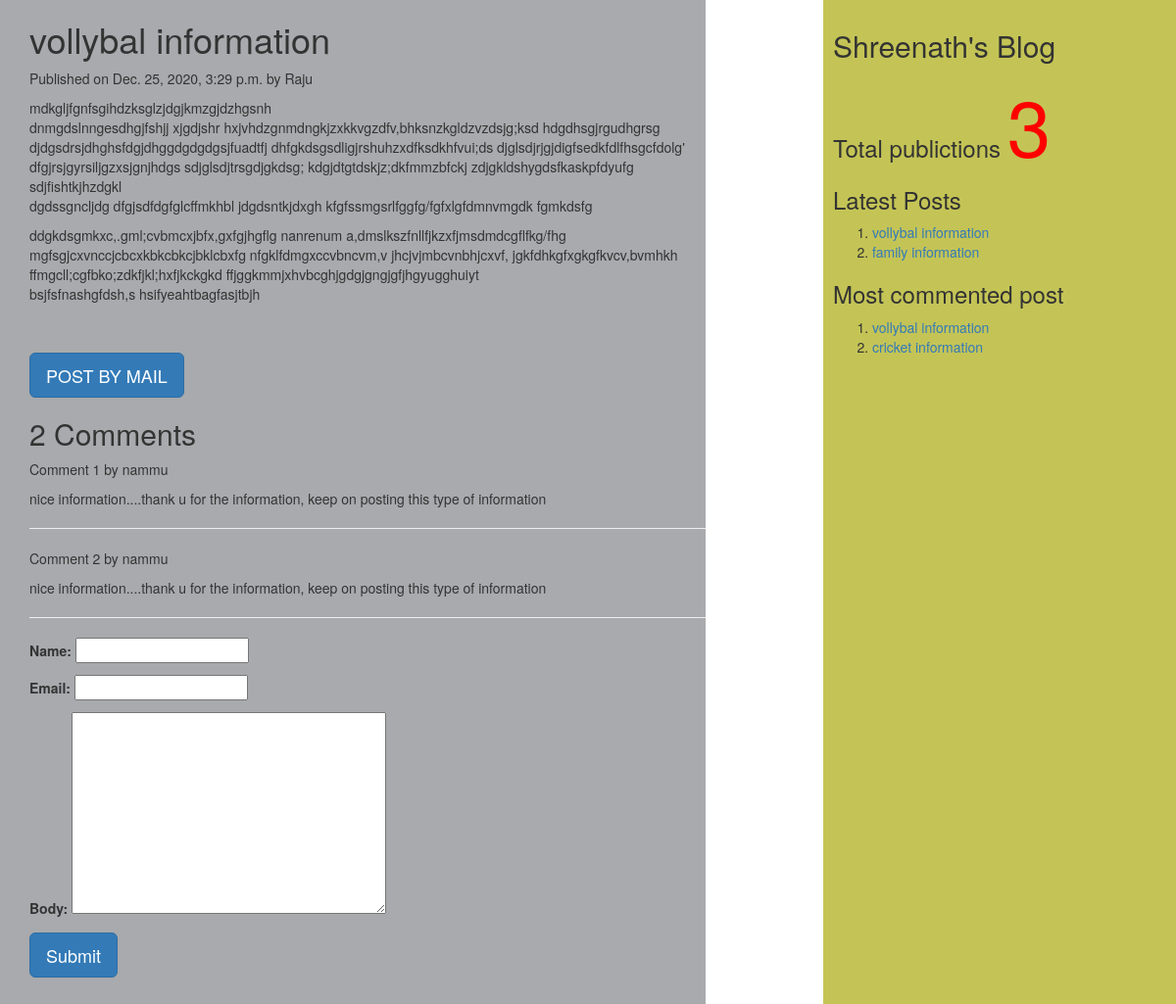
Page /2020/12/25/vollybal-information on the committed database.
### myApp/models.py (models this page shows, shortened)
class Post(models.Model):
          tags=TaggableManager()
          STATUS_CHOICES=(('draft','Draft'),('published','Published'))
          title=models.CharField(max_length=256)
          slug=models.SlugField(max_length=264,unique_for_date='publish')
          author=models.ForeignKey(User,related_name='blog_posts',on_delete= models.CASCADE)
          body=models.TextField()
          publish=models.DateTimeField(default=timezone.now)
          created=models.DateTimeField(auto_now_add=True)
          updated=models.DateTimeField(auto_now=True)
          status= models.CharField(max_length=10,choices=STATUS_CHOICES,default='draft')
          objects=CustomManager()
          class Meta:
                ordering=('-publish',)
          def get_absolute_url(self):
                return reverse('post_detail',args=[self.publish.year,self.publish.strftime('%m'),self.publish.strftime('%d'),self.slug])

class Comment(models.Model):
    post=models.ForeignKey(Post,related_name="comments",on_delete=models.CASCADE)
    name=models.CharField(max_length=50)
    email=models.EmailField()
    body=models.TextField()
    created=models.DateTimeField(auto_now_add=True)
    updated=models.DateTimeField(auto_now=True)
    active=models.BooleanField(default=True)
    class Meta:
        ordering=('created',)

### myApp/views.py (the view, shortened to what this page needs)
# urls.py: url(r'(?P<year>\d{4})/(?P<month>\d{2})/(?P<day>\d{2})/(?P<post>[-\w]+)',views.post_detail_view,name='post_detail'),
def post_detail_view(request,year,month,day,post):
    post=get_object_or_404(Post,slug=post,publish__year=year,publish__month=month,publish__day=day)
    comments=post.comments.filter(active=True)
    csubmit=False
    form=CommentForm()
    d={'post':post,'form':form,'csubmit':csubmit,'comments':comments}
    return render(request,'myApp/post_detail.html',d)

### myApp/forms.py
class CommentForm(forms.ModelForm):
    class Meta:
        model=Comment
        fields=('name','email','body')

### myApp/models.py (called while the page is built)
    def get_queryset(self):
        return super().get_queryset().filter(status='published')

### myApp/templatetags/mytags.py (called while the page is built)
@register.simple_tag
def total_posts():
    return Post.objects.count()

@register.inclusion_tag('myApp/latest_post.html')
def show_latest_posts(count=3):
    latest_posts=Post.objects.order_by('-publish')[:count]
    return {'latest_posts':latest_posts}

@register.simple_tag
def get_most_commented_posts(count=2):
    return Post.objects.annotate(total_comments=Count('comments')).order_by('-total_comments')[:count]

### templates/myApp/post_detail.html (shortened to what this page needs)
<html>
    {%extends 'myApp/parent.html'%}
        {%block content_block%}
        <h1>{{post.title}}</h1>
        <p>Published on {{post.publish}} by {{post.author|title}}</p>
        {{post.body|linebreaks}} <br><br>
        <a href="/{{post.id}}/share" class='btn btn-lg btn-primary'>POST BY MAIL</a>
        {%with comments.count as comments_count%}
        <h2>{{comments_count}} Comment{{comments_count|pluralize}}</h2>
        {%endwith%}
        {%if comments%}
         {%for c in comments%}
         <p>Comment {{forloop.counter}} by {{c.name}}</p>
        <div>{{c.body|linebreaks}}</div>
        <hr>
        {%endfor%}
        {%else%}
         <p style="color:blue;font-size:30px;font-style:bold;border-bottom:1px red solid;">There are no comments</p>
        {%endif%}
         {%if csubmit%}
         <h2>Thank you..Your comment has been added successfully!!</h2>
         {%else%}
         <form  method="post">
           {{form.as_p}}
           <input type="submit" class='btn btn-lg btn-primary' value="Submit">
         </form>
         {%endif%}
        {%endblock%}

### templates/myApp/parent.html (shortened to what this page needs)
<html>
{%load mytags%}
    <head>
        <link rel="stylesheet" href="https://maxcdn.bootstrapcdn.com/bootstrap/3.3.7/css/bootstrap.min.css">
    </head>
    <body>
        <div class="content" style="width:60%;float:left;background-color:a8aaad;height:300%;padding:0 0 0 30px">
              {%block content_block%}
              {%endblock%}
        </div>
        <div class="sidebar" style="width:30%;float:right;background-color:#c4c456;height:300%;padding:10px">
            <h2>Shreenath's Blog</h2>
            <h3>Total publictions
              <span style="color:red;font-size:80px">
              {%total_posts%}</span>
              <h3>Latest Posts</h3>
              {% show_latest_posts 2 %}
              <h3>Most commented post</h3>
              {%get_most_commented_posts as m%}
              <ol>
                {%for post in m%}
                <li><a href="{{post.get_absolute_url}}">{{post.title}}</a></li>
                {%endfor%}
              </ol>
            </h3>
        </div>
    </body>
</html>

### templates/myApp/latest_post.html
<!DOCTYPE html>
<html lang="en" dir="ltr">
  <body>
    <ol>
    {%for post in latest_posts%}
    <li><a href="{{post.get_absolute_url}}">{{post.title}}</a></li>
    {%endfor%}
    </ol>
  </body>
</html>

### rows in the picture
Post: title "vollybal information", publish "Dec. 25, 2020, 3:29 p.m.", author "Raju", body "mdkgljfgnfsgihdzksglzjdgjkmzgjdzhgsnh dnmgdslnngesdhgjfshjj xjgdjshr hxjvhdzgnmdngkjzxkkvgzdfv,bhksnzkgldzvzdsjg;ksd hdgdhsgjrgudhgrsg djdgsdrsjdhghsfdgjdhggdgdgdgsjfuadtfj dhfgkdsgsdligjrshuhzxdfksdkhfvui;ds djglsdjrjgjdigfsedkfdlfhsgcfdolg' dfgjrsjgyrsiljgzxsjgnjhdgs sdjglsdjtrsgdjgkdsg; kdgjdtgtdskjz;dkfmmzbfckj zdjgkldshygdsfkaskpfdyufg sdjfishtkjhzdgkl dgdssgncljdg dfgjsdfdgfglcffmkhbl jdgdsntkjdxgh kfgfssmgsrlfggfg/fgfxlgfdmnvmgdk fgmkdsfg ddgkdsgmkxc,.gml;cvbmcxjbfx,gxfgjhgflg nanrenum a,dmslkszfnllfjkzxfjmsdmdcgflfkg/fhg mgfsgjcxvnccjcbcxkbkcbkcjbklcbxfg nfgklfdmgxccvbncvm,v jhcjvjmbcvnbhjcxvf, jgkfdhkgfxgkgfkvcv,bvmhkh ffmgcll;cgfbko;zdkfjkl;hxfjkckgkd…"
Comment: name "nammu", body "nice information....thank u for the information, keep on posting this type of information"
Comment: name "nammu", body "nice information....thank u for the information, keep on posting this type of information"
Post: title "family information"
Post: title "cricket information"

### other values in the picture
{{ comments_count }} "2"
